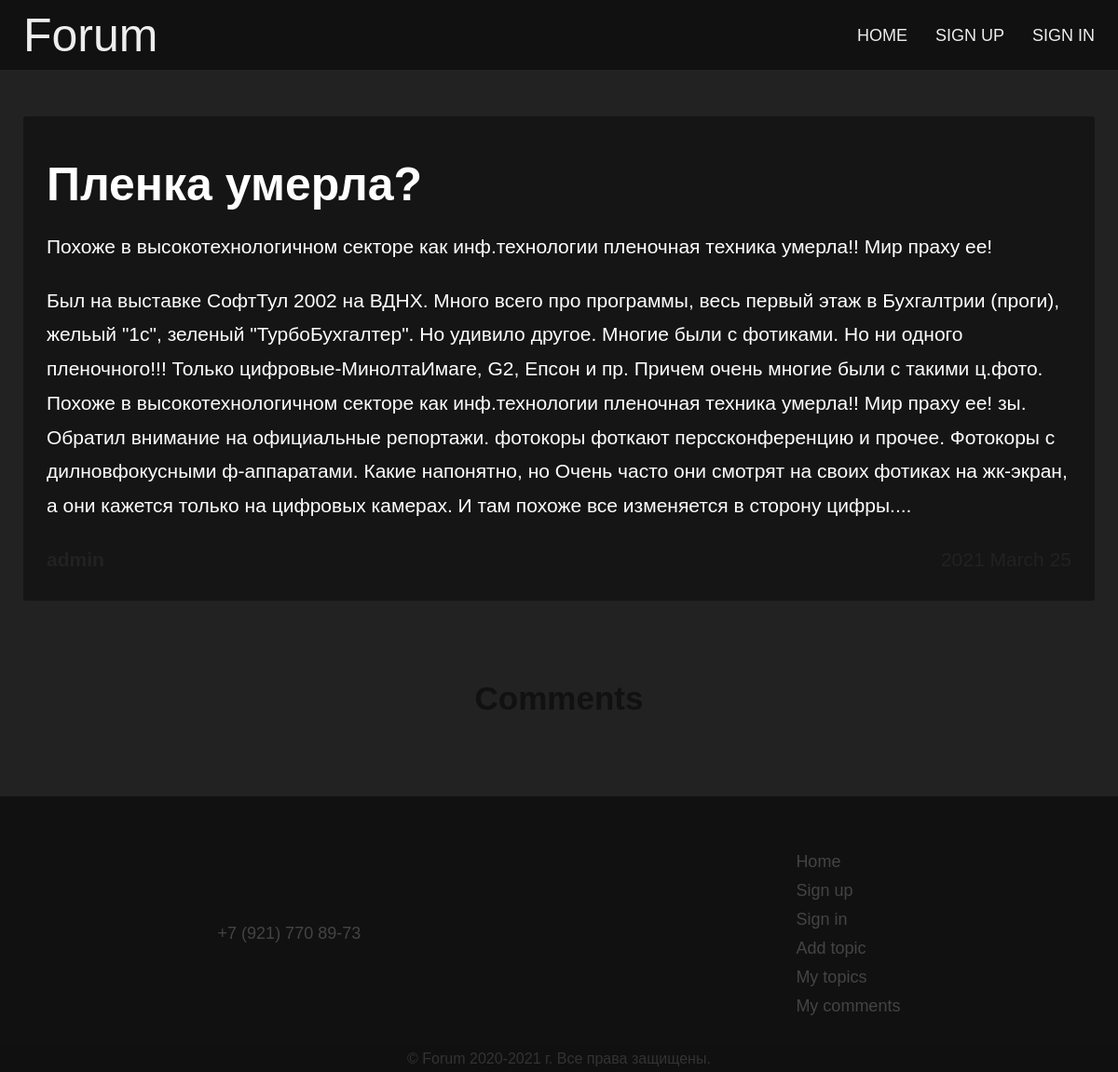
Screenshot of /pages/topic.php?id=11 with the database file from the repository.
### tables this page shows
CREATE TABLE `topics` (
  `id` int(11) NOT NULL,
  `title` text NOT NULL,
  `description` text NOT NULL,
  `content` text NOT NULL,
  `date` timestamp NOT NULL DEFAULT current_timestamp(),
  `author` text NOT NULL
);

### pages/topic.php (the view, shortened to what this page needs)
<?php
  require_once '../core/connect.php';
  $id = $_GET['id'];
?>
<!DOCTYPE html>
<html lang="en" dir="ltr">
<head>
  <link rel="stylesheet" href="../media/css/style.css">
  <link rel="stylesheet" href="../media/css/header.css">
  <link rel="stylesheet" href="../media/css/topic.css">
</head>
<body>
  <header class="page-header">
    <span class="header-logo"><a href="http://forum">Forum</a></span>
    <ul class="header-menu">
      <li><a href="http://forum">Home</a></li>
      <?php if(isset($_SESSION['login']) && !empty(trim($_SESSION['login']))) : ?>
        <li>
          <select class="dropdown-menu" id="dropdown-menu">
            <option disabled selected style="display: none;"><?= $_SESSION['login'] ?></option>
            <option value="http://forum/pages/add_topic.php">Add topic</option>
            <option value="http://forum/pages/my_topics.php">My topics</option>
            <option value="http://forum/pages/my_comments.php">My comments</option>
            <option value="http://forum/core/log_out.php">Log out</option>
          </select>
        </li>
      <?php else : ?>
        <li><a href="http://forum/pages/sign_up.php">Sign up</a></li>
        <li><a href="http://forum/pages/sign_in.php">Sign in</a></li>
      <?php endif; ?>
    </ul>
  </header>
  <main class="main-content">
    <?php
      $topic = $pdo->query("SELECT * FROM `topics` WHERE `id` = '$id' LIMIT 1")
                   ->fetch(PDO::FETCH_ASSOC);
    ?>
    <article class="topic">
      <h1 class="topic-title"><a href="topic.php?id=<?=$topic['id']?>"><?=$topic['title']?></a></h1>
      <span class="topic-description"><?=$topic['description']?></span>
      <p class="topic-content"><?=$topic['content']?></p>
      <span class="topic-author"><?=$topic['author']?></span>
      <time class="topic-date" datetime="<?=(new DateTime($topic['date']))->format('Y-m-d')?>"><?=(new DateTime($topic['date']))->format('Y F d')?></time>
    </article>
    <section class="comments">
      <h3 class="comments-title">Comments</h3>
    </section>
  </main>
  <footer class="page-footer">
    <a href="tel:+79217708973" class="phone">+7 (921) 770 89-73</a>
    <ul class="footer-menu">
      <li><a href="http://forum/">Home</a></li>
      <li><a href="http://forum/pages/sign_up.php">Sign up</a></li>
      <li><a href="http://forum/pages/sign_in.php">Sign in</a></li>
      <li><a href="http://forum/pages/add_topic.php">Add topic</a></li>
      <li><a href="http://forum/pages/my_topics.php">My topics</a></li>
      <li><a href="http://forum/pages/my_comments.php">My comments</a></li>
    </ul>
    <span class="copyright">© Forum 2020-2021 г. Все права защищены.</span>
  </footer>
</body>
</html>

### media/css/style.css (style rules this page uses)
* { box-sizing: border-box; }
body { height: 100vh; margin: 0; background-color: #222; font-family: sans-serif; color: white; display: flex; justify-content: space-between; align-items: stretch; flex-direction: column; }
ul { list-style: none; margin: 0; padding: 0; }
main { width: 100%; max-width: 1440px; padding: 15px; margin: 0 auto; }
.page-footer { position: relative; width: 100%; display: flex; justify-content: space-around; align-items: center; background-color: #111; padding: 50px 0; }
.page-footer .phone { color: #444; font-size: 18px; text-decoration: none; }
.page-footer .footer-menu li { margin: 10px 0; }
.page-footer .footer-menu a { color: #444; font-size: 18px; text-decoration: none; }
.page-footer .copyright { position: absolute; bottom: 0; left: 0; right: 0; padding: 5px 0; text-align: center; background-color: #101010; color: #333; }

### media/css/header.css (style rules this page uses)
.page-header { width: 100%; height: 75px; padding: 0 10px 0 25px; display: flex; justify-content: space-between; align-items: center; background-color: #111; }
.page-header .header-logo { user-select: none; font-size: 50px; }
.page-header a { color: #eee; text-decoration: none; }
.page-header .header-menu { display: flex; justify-content: center; align-items: center; height: 100%; text-transform: uppercase; }
.page-header .header-menu li { height: 100%; }
.page-header .header-menu a { display: block; font-size: 18px; padding: 0 15px; height: 100%; line-height: 77px; }

### media/css/topic.css (style rules this page uses)
main { padding: 50px 25px; display: flex; justify-content: center; align-items: center; flex-direction: column; }
.topic { width: 100%; font-size: 21px; line-height: 1.75em; color: #fff; background-color: #151515; padding: 25px; border-radius: 3px; }
.topic-title { font-size: 50px; margin: 30px 0; cursor: pointer; }
.topic-title a { color: #fff; text-decoration: none; }
.topic-author, .topic-date { color: #222; cursor: pointer; user-select: none; }
.topic-author { font-weight: bold; }
.topic-date { float: right; }
.comments { margin-top: 50px; width: 100%; }
.comments-title { font-size: 35px; color: #111; text-align: center; }

### rows the page displays
topics: title "Пленка умерла?", description "Похоже в высокотехнологичном секторе как инф.технологии пленочная техника умерла!! Мир праху ее!", content "Был на выставке СофтТул 2002 на ВДНХ. Много всего про программы, весь первый этаж в Бухгалтрии (проги), жельый \"1с\", зеленый \"ТурбоБухгалтер\". Но удивило другое. Многие были с фотиками. Но ни одного пленочного!!! Только цифровые-МинолтаИмаге, G2, Епсон и пр. Причем очень многие были с такими ц.фото. Похоже в высокотехнологичном секторе как инф.технологии пленочная техника умерла!! Мир праху ее! зы. Обратил внимание на официальные репортажи. фотокоры фоткают перссконференцию и прочее. Фотокоры с дилновфокусными ф-аппаратами. Какие напонятно, но Очень часто они смотрят на своих фотиках на жк-экран, а они кажется только на цифровых камерах. И там похоже все изменяется в сторону цифры...."
